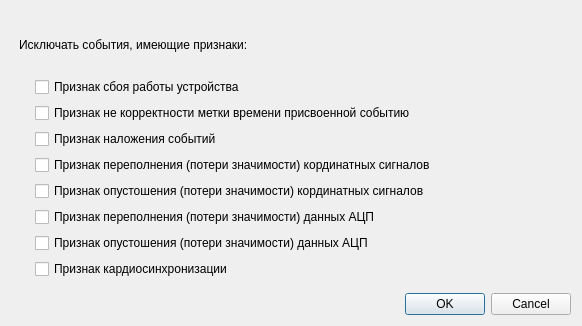
<?xml version="1.0" encoding="UTF-8"?>
<ui version="4.0">
 <class>PET_event_flag</class>
 <widget class="QDialog" name="PET_event_flag">
  <property name="geometry">
   <rect>
    <x>0</x>
    <y>0</y>
    <width>582</width>
    <height>326</height>
   </rect>
  </property>
  <property name="windowTitle">
   <string>Маска флагов событий</string>
  </property>
  <layout class="QVBoxLayout" name="verticalLayout">
   <item>
    <layout class="QGridLayout" name="gridLayout">
     <property name="leftMargin">
      <number>8</number>
     </property>
     <property name="topMargin">
      <number>8</number>
     </property>
     <property name="rightMargin">
      <number>8</number>
     </property>
     <property name="bottomMargin">
      <number>8</number>
     </property>
     <item row="7" column="1">
      <widget class="QCheckBox" name="cb_PET_EVENT_FLAG_ADC_UNDERFLOW">
       <property name="text">
        <string>Признак опустошения (потери значимости) данных АЦП</string>
       </property>
      </widget>
     </item>
     <item row="3" column="1">
      <widget class="QCheckBox" name="cb_PET_EVENT_FLAG_GATE_OVERLAY">
       <property name="text">
        <string>Признак наложения событий</string>
       </property>
      </widget>
     </item>
     <item row="1" column="1">
      <widget class="QCheckBox" name="cb_PET_EVENT_FLAG_FAULT">
       <property name="text">
        <string>Признак сбоя работы устройства</string>
       </property>
      </widget>
     </item>
     <item row="4" column="1">
      <widget class="QCheckBox" name="cb_PET_EVENT_FLAG_QDC_OVERFLOW">
       <property name="text">
        <string>Признак переполнения (потери значимости) кординатных сигналов</string>
       </property>
      </widget>
     </item>
     <item row="5" column="1">
      <widget class="QCheckBox" name="cb_PET_EVENT_FLAG_QDC_UNDERFLOW">
       <property name="text">
        <string>Признак опустошения (потери значимости) кординатных сигналов</string>
       </property>
      </widget>
     </item>
     <item row="6" column="1">
      <widget class="QCheckBox" name="cb_PET_EVENT_FLAG_ADC_OVERFLOW">
       <property name="text">
        <string>Признак переполнения (потери значимости) данных АЦП</string>
       </property>
      </widget>
     </item>
     <item row="2" column="1">
      <widget class="QCheckBox" name="cb_PET_EVENT_FLAG_TS_INVALID">
       <property name="text">
        <string>Признак не корректности метки времени присвоенной событию</string>
       </property>
      </widget>
     </item>
     <item row="1" column="0">
      <widget class="QWidget" name="widget" native="true">
       <property name="sizePolicy">
        <sizepolicy hsizetype="Fixed" vsizetype="Preferred">
         <horstretch>0</horstretch>
         <verstretch>0</verstretch>
        </sizepolicy>
       </property>
       <property name="minimumSize">
        <size>
         <width>10</width>
         <height>0</height>
        </size>
       </property>
      </widget>
     </item>
     <item row="8" column="1">
      <widget class="QCheckBox" name="cb_PET_EVENT_FLAG_SYNC">
       <property name="text">
        <string>Признак кардиосинхронизации</string>
       </property>
      </widget>
     </item>
     <item row="0" column="0" colspan="2">
      <widget class="QLabel" name="label">
       <property name="text">
        <string>Исключать события, имеющие признаки:</string>
       </property>
      </widget>
     </item>
    </layout>
   </item>
   <item>
    <widget class="QDialogButtonBox" name="buttonBox">
     <property name="orientation">
      <enum>Qt::Horizontal</enum>
     </property>
     <property name="standardButtons">
      <set>QDialogButtonBox::Cancel|QDialogButtonBox::Ok</set>
     </property>
    </widget>
   </item>
  </layout>
 </widget>
 <tabstops>
  <tabstop>cb_PET_EVENT_FLAG_FAULT</tabstop>
  <tabstop>cb_PET_EVENT_FLAG_TS_INVALID</tabstop>
  <tabstop>cb_PET_EVENT_FLAG_GATE_OVERLAY</tabstop>
  <tabstop>cb_PET_EVENT_FLAG_QDC_OVERFLOW</tabstop>
  <tabstop>cb_PET_EVENT_FLAG_QDC_UNDERFLOW</tabstop>
  <tabstop>cb_PET_EVENT_FLAG_ADC_OVERFLOW</tabstop>
  <tabstop>cb_PET_EVENT_FLAG_ADC_UNDERFLOW</tabstop>
  <tabstop>cb_PET_EVENT_FLAG_SYNC</tabstop>
 </tabstops>
 <resources/>
 <connections>
  <connection>
   <sender>buttonBox</sender>
   <signal>accepted()</signal>
   <receiver>PET_event_flag</receiver>
   <slot>accept()</slot>
   <hints>
    <hint type="sourcelabel">
     <x>248</x>
     <y>254</y>
    </hint>
    <hint type="destinationlabel">
     <x>157</x>
     <y>274</y>
    </hint>
   </hints>
  </connection>
  <connection>
   <sender>buttonBox</sender>
   <signal>rejected()</signal>
   <receiver>PET_event_flag</receiver>
   <slot>reject()</slot>
   <hints>
    <hint type="sourcelabel">
     <x>316</x>
     <y>260</y>
    </hint>
    <hint type="destinationlabel">
     <x>286</x>
     <y>274</y>
    </hint>
   </hints>
  </connection>
 </connections>
</ui>
